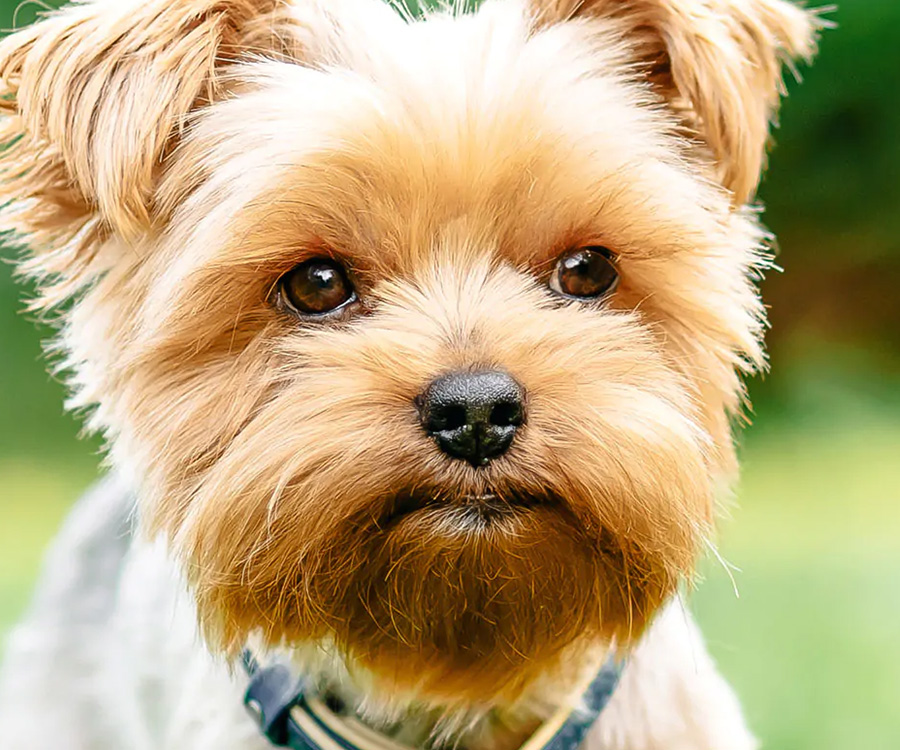
#> input picture small-dog-owners-1.jpg, 900 x 750 px
$ python print-code.py
#> lines starting #> are read from the running program, lines starting #| are printed output that depends on the picture
import asyncio
import textwrap
from bleak import BleakClient
from PIL import Image, ImageDraw, ImageFont

try:
    from bleak.backends.bluezdbus.client import BleakClientBlueZDBus
except ImportError:
    BleakClientBlueZDBus = None

# ─── CONFIGURATION ──────────────────────────────────────────────────
# This is a rebrand of the common "cat printer" GB01/GB02 BLE thermal printer
# chipset. Protocol ported from https://github.com/rbaron/catprinter, which is
# a verified working implementation for that exact chip (confirmed by matching
# ae30 service / ae01 (TX) / ae02 (RX) characteristic UUIDs against our device).
PRINTER_MAC = "68:08:09:15:31:1B"
TX_CHARACTERISTIC_UUID = "0000ae01-0000-1000-8000-00805f9b34fb"
RX_CHARACTERISTIC_UUID = "0000ae02-0000-1000-8000-00805f9b34fb"
IMAGE_PATH = "small-dog-owners-1.jpg"
PRINT_WIDTH = 384
ENERGY = 0xFFFF  # 0x0000 (light) .. 0xFFFF (darker)

PRINTER_READY_NOTIFICATION = b"\x51\x78\xae\x01\x01\x00\x00\x00\xff"
WAIT_FOR_PRINTER_DONE_TIMEOUT_S = 30
# ────────────────────────────────────────────────────────────────────

def to_unsigned_byte(val):
    return val if val >= 0 else val & 0xff

def bs(lst):
    return bytearray(map(to_unsigned_byte, lst))

CMD_GET_DEV_STATE = bs([81, 120, -93, 0, 1, 0, 0, 0, -1])
CMD_SET_QUALITY_200_DPI = bs([81, 120, -92, 0, 1, 0, 50, -98, -1])
CMD_LATTICE_START = bs([81, 120, -90, 0, 11, 0, -86, 85, 23,
                        56, 68, 95, 95, 95, 68, 56, 44, -95, -1])
CMD_LATTICE_END = bs([81, 120, -90, 0, 11, 0, -86, 85,
                     23, 0, 0, 0, 0, 0, 0, 0, 23, 17, -1])
CMD_SET_PAPER = bs([81, 120, -95, 0, 2, 0, 48, 0, -7, -1])

CHECKSUM_TABLE = bs([
    0, 7, 14, 9, 28, 27, 18, 21, 56, 63, 54, 49, 36, 35, 42, 45, 112, 119, 126, 121,
    108, 107, 98, 101, 72, 79, 70, 65, 84, 83, 90, 93, -32, -25, -18, -23, -4, -5,
    -14, -11, -40, -33, -42, -47, -60, -61, -54, -51, -112, -105, -98, -103, -116,
    -117, -126, -123, -88, -81, -90, -95, -76, -77, -70, -67, -57, -64, -55, -50,
    -37, -36, -43, -46, -1, -8, -15, -10, -29, -28, -19, -22, -73, -80, -71, -66,
    -85, -84, -91, -94, -113, -120, -127, -122, -109, -108, -99, -102, 39, 32, 41,
    46, 59, 60, 53, 50, 31, 24, 17, 22, 3, 4, 13, 10, 87, 80, 89, 94, 75, 76, 69, 66,
    111, 104, 97, 102, 115, 116, 125, 122, -119, -114, -121, -128, -107, -110, -101,
    -100, -79, -74, -65, -72, -83, -86, -93, -92, -7, -2, -9, -16, -27, -30, -21, -20,
    -63, -58, -49, -56, -35, -38, -45, -44, 105, 110, 103, 96, 117, 114, 123, 124, 81,
    86, 95, 88, 77, 74, 67, 68, 25, 30, 23, 16, 5, 2, 11, 12, 33, 38, 47, 40, 61, 58,
    51, 52, 78, 73, 64, 71, 82, 85, 92, 91, 118, 113, 120, 127, 106, 109, 100, 99, 62,
    57, 48, 55, 34, 37, 44, 43, 6, 1, 8, 15, 26, 29, 20, 19, -82, -87, -96, -89, -78,
    -75, -68, -69, -106, -111, -104, -97, -118, -115, -124, -125, -34, -39, -48, -41,
    -62, -59, -52, -53, -26, -31, -24, -17, -6, -3, -12, -13,
])

def chk_sum(b_arr, start, length):
    b2 = 0
    for i in range(start, start + length):
        b2 = CHECKSUM_TABLE[(b2 ^ b_arr[i]) & 0xff]
    return b2

def cmd_feed_paper(how_much):
    b_arr = bs([81, 120, -67, 0, 1, 0, how_much & 0xff, 0, 0xff])
    b_arr[7] = chk_sum(b_arr, 6, 1)
    return bytes(b_arr)

def cmd_set_energy(val):
    b_arr = bs([81, 120, -81, 0, 2, 0, (val >> 8) & 0xff, val & 0xff, 0, 0xff])
    b_arr[8] = chk_sum(b_arr, 6, 2)
    return bytes(b_arr)

def cmd_apply_energy():
    b_arr = bs([81, 120, -66, 0, 1, 0, 1, 0, 0xff])
    b_arr[7] = chk_sum(b_arr, 6, 1)
    return bytes(b_arr)

def encode_run_length_repetition(n, val):
    res = []
    while n > 0x7f:
        res.append(0x7f | (val << 7))
        n -= 0x7f
    if n > 0:
        res.append((val << 7) | n)
    return res

def run_length_encode(img_row):
    res = []
    count = 0
    last_val = -1
    for val in img_row:
        if val == last_val:
            count += 1
        else:
            res.extend(encode_run_length_repetition(count, last_val))
            count = 1
        last_val = val
    if count > 0:
        res.extend(encode_run_length_repetition(count, last_val))
    return res

def byte_encode(img_row):
    def bit_encode(chunk_start, bit_index):
        return 1 << bit_index if img_row[chunk_start + bit_index] else 0

    res = []
    for chunk_start in range(0, len(img_row), 8):
        byte = 0
        for bit_index in range(8):
            byte |= bit_encode(chunk_start, bit_index)
        res.append(byte)
    return res

def cmd_print_row(img_row):
    # Try run-length compression first; fall back to fixed-length byte encoding
    # if the row doesn't compress well (matches the real printer firmware's
    # two supported row formats).
    encoded_img = run_length_encode(img_row)
    if len(encoded_img) > PRINT_WIDTH // 8:
        encoded_img = byte_encode(img_row)
        cmd = -94  # 0xA2: byte-encoded row
    else:
        cmd = -65  # 0xBF: run-length-encoded row

    b_arr = bs([81, 120, cmd, 0, len(encoded_img), 0] + list(encoded_img) + [0, 0xff])
    b_arr[-2] = chk_sum(b_arr, 6, len(encoded_img))
    return bytes(b_arr)

def image_to_rows(img):
    """Converts a 1-bit PIL image into rows of booleans, True meaning 'print black'."""
    width, height = img.size
    rows = []
    for y in range(height):
        rows.append([img.getpixel((x, y)) == 0 for x in range(width)])
    return rows

def load_print_image(image_path):
    """Loads a photo and returns it as rows of booleans, True meaning 'print black'."""
#> called with image_path = 'small-dog-owners-1.jpg'
    img = Image.open(image_path).convert("L")
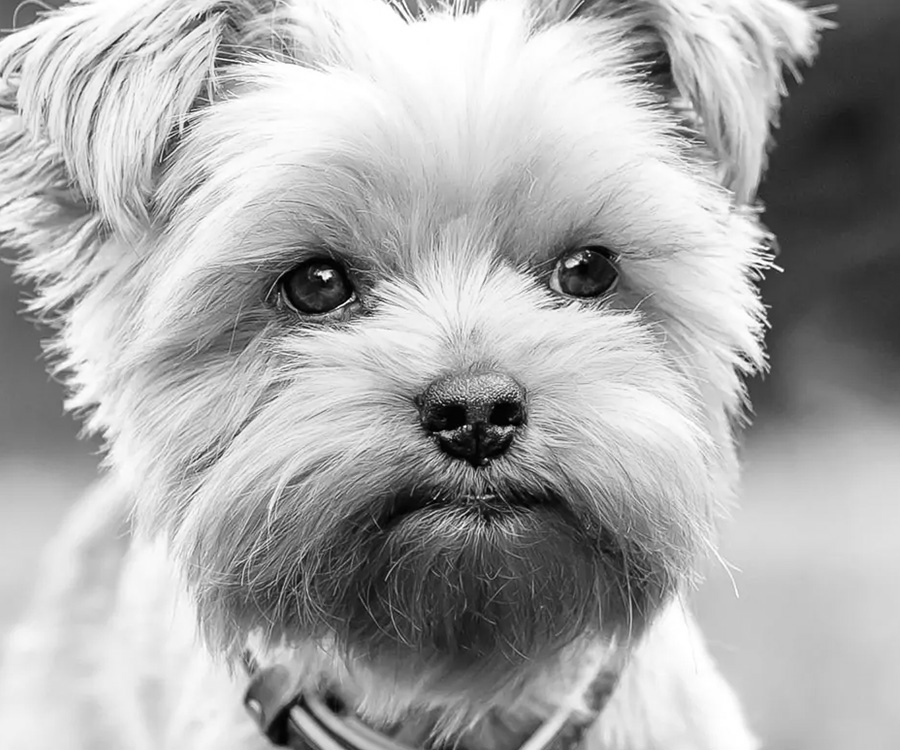
#> img: PIL image 900x750 L; min 0, max 255, mean 170.8

    ratio = PRINT_WIDTH / img.width
#> ratio = 0.427
    height = int(img.height * ratio)
#> height = 320
    img = img.resize((PRINT_WIDTH, height), Image.LANCZOS)
#> img: PIL image 384x320 L

    # Convert("1") dithers (Floyd-Steinberg by default) so gradients still read
    # as detail once reduced to 1-bit.
    img = img.convert("1")
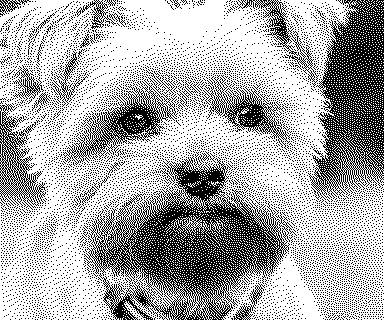
#> img: PIL image 384x320 1; 67.1% white; black in thin lines or dots

    return image_to_rows(img)
#> after the loop in image_to_rows, `for y in range(height):`: rows = 320 items

# [51 lines left out: function render_ticket_image, not called in this run]

def generate_payload(rows, energy=ENERGY):
    data = bytearray()
    data += CMD_GET_DEV_STATE
    data += CMD_SET_QUALITY_200_DPI
    data += cmd_set_energy(energy)
    data += cmd_apply_energy()
    data += CMD_LATTICE_START

    for row in rows:
        data += cmd_print_row(row)

    data += cmd_feed_paper(25)
    data += CMD_SET_PAPER
    data += CMD_SET_PAPER
    data += CMD_SET_PAPER
    data += CMD_LATTICE_END
    data += CMD_GET_DEV_STATE

    return bytes(data)

async def print_rows(rows, energy=ENERGY):
    """Connects to the printer, sends the given rows, and waits for it to finish."""
    print(f"Connecting to Ale-hop / Fun Print device ({PRINTER_MAC})...")

    payload = generate_payload(rows, energy=energy)

    async with BleakClient(PRINTER_MAC) as client:
        if not client.is_connected:
            print("Connection failed.")
            return

        # BlueZ reports a stale default MTU of 23 unless we force negotiation;
        # write-without-response can't fragment, so an un-negotiated MTU silently
        # truncates/drops any chunk bigger than (mtu - 3) with no error at all.
        if BleakClientBlueZDBus and isinstance(client, BleakClientBlueZDBus):
            await client._acquire_mtu()
        chunk_size = client.mtu_size - 3
        print(f"Connected! MTU: {client.mtu_size} (chunk size {chunk_size})")

        ready_event = asyncio.Event()

        def on_notify(_sender, data: bytearray):
            print(f"    << NOTIFY: {bytes(data).hex()}")
            if bytes(data) == PRINTER_READY_NOTIFICATION:
                ready_event.set()

        await client.start_notify(RX_CHARACTERISTIC_UUID, on_notify)

        print(f"Sending {len(payload)} bytes in {chunk_size}-byte chunks...")
        for i in range(0, len(payload), chunk_size):
            chunk = payload[i:i + chunk_size]
            await client.write_gatt_char(TX_CHARACTERISTIC_UUID, chunk, response=False)
            await asyncio.sleep(0.02)  # Give the printer CPU time to keep up

        print("Data sent. Waiting for printer to report ready...")
        try:
            await asyncio.wait_for(ready_event.wait(), timeout=WAIT_FOR_PRINTER_DONE_TIMEOUT_S)
            print("Printer finished and is ready.")
        except asyncio.TimeoutError:
            print("Timed out waiting for printer ready notification (job may not have completed).")

async def print_image_file(image_path):
    rows = load_print_image(image_path)
    await print_rows(rows)

if __name__ == "__main__":
    asyncio.run(print_image_file(IMAGE_PATH))
#> (the call stopped at `async def print_rows(rows, energy=ENERGY): """Connects to the printer,..`: bleak is not available in this run)
